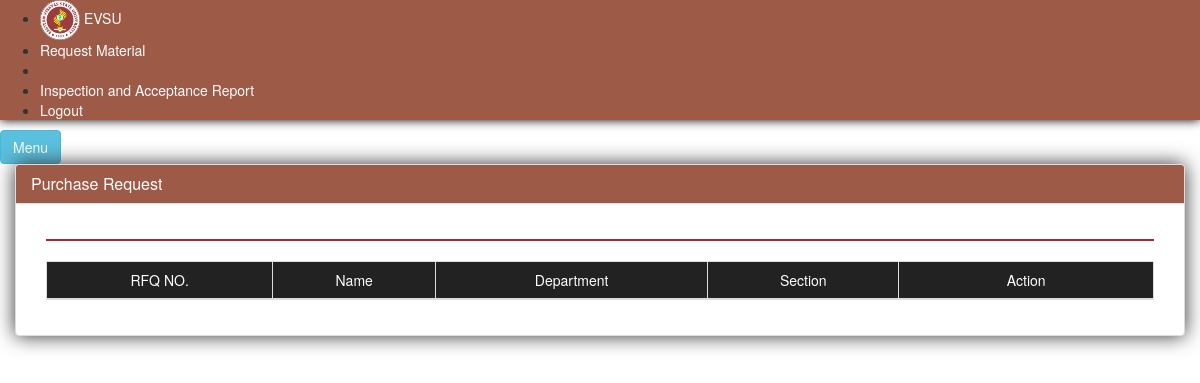
The app's page /index.php/rfq/rfq_list, older data.
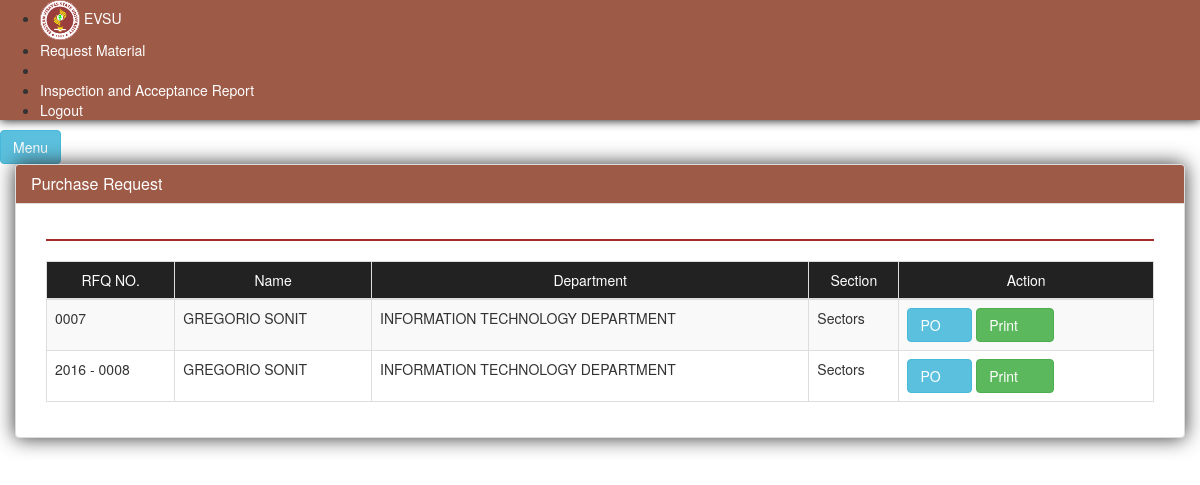
The same page, newer data.
### tables this page shows
CREATE TABLE IF NOT EXISTS `tbl_mat_desc` (
  `id` int(11) NOT NULL,
  `description` text NOT NULL,
  `pid` int(11) NOT NULL,
  `status` int(11) NOT NULL,
  `date_request` date NOT NULL,
  `prno` varchar(20) NOT NULL,
  `section` varchar(50) NOT NULL
);

CREATE TABLE IF NOT EXISTS `tbl_rfq` (
  `id` int(11) NOT NULL,
  `mid` int(11) NOT NULL,
  `rfq_no` varchar(30) NOT NULL,
  `delivery` varchar(60) NOT NULL
);

CREATE TABLE IF NOT EXISTS `tbl_party` (
  `id` int(11) NOT NULL,
  `firstname` varchar(50) NOT NULL,
  `middlename` varchar(50) NOT NULL,
  `lastname` varchar(50) NOT NULL,
  `address` varchar(50) NOT NULL,
  `contact` varchar(50) NOT NULL,
  `email` varchar(50) NOT NULL,
  `department` int(11) NOT NULL,
  `position` int(11) NOT NULL
);

CREATE TABLE IF NOT EXISTS `tbl_department` (
  `id` int(11) NOT NULL,
  `description` varchar(50) NOT NULL,
  `code` varchar(30) NOT NULL
);

### application/libraries/Api.php (called while the page is built, shortened)
<?php
class Api
{
    protected $CI;
    function __construct()
    {
        $this->CI =& get_instance();
    }
    function userMenu($desc)
    {
        $nav['params'] = $desc;
        $this->CI->load->view('include/header');
        $this->CI->load->view('include/nav', $nav);
    }
}

### application/controllers/Rfq.php (called while the page is built, shortened)
<?php
	class Rfq extends CI_Controller
	{
		public function rfq_list()
		{
			$this->load->model('rfq_model');
			$this->api->userMenu('rfq');
			$this->load->view('req_f_quotation/request_for_quotation');
			$this->load->view('include/footer');
		}
	}
?>

### index.php (called while the page is built, shortened)
<?php
require_once BASEPATH.'core/CodeIgniter.php';

### application/models/Rfq_model.php (called while the page is built, shortened)
<?php
	class Rfq_model extends CI_Model
	{
		public function get_rfq_list()
		{
			$this->db->where('status', 2);
			$this->db->where('a.pid = b.id');
			$this->db->where('b.department = c.id');
			$this->db->where('d.mid = a.id');
			$this->db->select('a.id, a.prno, a.section, a.description, b.firstname, b.lastname, c.description as department, d.rfq_no');
			return $this->db->get('tbl_mat_desc a, tbl_party b, tbl_department c, tbl_rfq d')->result_array();
		}
		public function checking_if_exist($mid)
		{
			$this->db->where('mid', $mid);
			return $this->db->get('tbl_po')->num_rows();
		}
	}
?>

### application/views/req_f_quotation/request_for_quotation.php (the view, shortened to what this page needs)
<div id="page-content-wrapper">
  <a href="#menu-toggle" id="menu-toggle" class="btn btn-info">Menu</a>
    <div class="container-fluid padding_zero">
        <div class="row padding_zero">
            <div class="col-lg-12">
                  <div class="panel panel-default" style="box-shadow: 0px 0px 20px rgb(49, 49, 49)">
                  <div class="panel-heading" style="background: rgb(157, 90, 71)" >
                    <h1 class="panel-title" style="color:white">Purchase Request</h1>
                  </div>
                  <div class="panel-body">
                      <div class="col-md-12">
                        <hr style="border: 1px solid brown;" />
                        <div class="tabe table-responsive">
                          <table class="table table-bordered table-hover table-striped">
                            <thead>
                              <tr class="navbar-inverse">
                                <td style="color:white;text-align:center">RFQ NO.</td>
                                <td style="color:white;text-align:center">Name</td>
                                <td style="color:white;text-align:center">Department</td>
                                <td style="color:white;text-align:center">Section</td>
                                <td style="color:white;text-align:center;width:23%">Action</td>
                              </tr>
                            </thead>
                            <tbody>
                            <?php foreach ($this->rfq_model->get_rfq_list() as $key => $value): ?>
                              <tr>
                                <td><?php echo $value['rfq_no'] ?></td>
                                <td><?php echo strtoupper($value['firstname'] . " " . $value['lastname']) ?></td>
                                <td><?php echo strtoupper($value['department']) ?></td>
                                <td><?php echo $value['section'] ?></td>
                                <td>
                                  <?php $x = $this->rfq_model->checking_if_exist($value['id']);
                                    if ($x > 0) { ?>
                                     <a href="/set_prices/<?= $value['id'] ?>" class="btn btn-primary">Set Price&nbsp;&nbsp;<span class="glyphicon glyphicon-cart"></span></a>
                                   <?php }else{ ?>
                                     <a href="#" class="btn btn-info addpo" data-toggle="modal" data-param="<?php echo $value['id'] ?>">PO&nbsp;&nbsp;<span class="glyphicon glyphicon-ok"></span></a>
                                  <?php } ?>
                                  <a href="/print_rfq/<?php echo $value['id'] ?>" class="btn btn-success addmaterial" target="_blank" data-toggle="modal">Print&nbsp;&nbsp;&nbsp;<span class="glyphicon glyphicon-print"></span></a>
                                </td>
                              </tr>
                            <?php endforeach ?>
                            </tbody>
                         </table>
                        </div>
                      </div>
                  </div>
                </div>
            </div>
        </div>
    </div>
</div>

### application/views/include/header.php (shortened to what this page needs)
<!DOCTYPE html>
<html>
  <head>
    <link href="<?=base_url()?>assets/css/select2.min.css" rel="stylesheet">
    <link href="<?=base_url()?>assets/css/bootstrap.min.css" rel="stylesheet">
    <link href="<?=base_url()?>assets/css/simple-sidebar.css" rel="stylesheet">
    <link href="<?=base_url()?>assets/css/bootstrap-theme.min.css" rel="stylesheet">
    <link href="<?=base_url()?>assets/css/jquery.dataTables.min.css" rel="stylesheet">
    <link rel="stylesheet" href="<?=base_url()?>assets/css/style.css">
  </head>
  <body>

### application/views/include/nav.php (shortened to what this page needs)
<div id="wrapper">
    <div id="sidebar-wrapper" style="background: rgb(157, 90, 71);box-shadow: 0px 0px 10px black">
        <ul class="sidebar-nav">
            <li class="sidebar-brand" style="padding:0;margin:0 auto">
                <a href="#" style="color:#fff">
                  <img src="../assets/images/EVSU.jpg" alt="x" width="40" style="border-radius:20px"/> EVSU
                </a>
            </li>
            <?php if($this->session->userdata('usertype') == 1) { ?>
            <!-- <li>
                <a href="/user_registration" style="color:#fff">Student Registration</a>
            </li> -->
            <li>
                <a href="/users_req_list" class="<?=  ($params == 'request') ? 'active' : '' ?>" style="color:#fff">Users Registration List</a>
            </li>
            <li>
                <a href="/list_req_mat" class="<?=  ($params == 'list_request_mat') ? 'active' : '' ?>" style="color:#fff;">List of Material Request</a>
            </li>
            <li>
                <a href="/pr" class="<?= ($params == 'pr') ? 'active' : '' ?>" style="color:#fff;">Purchase Request</a>
            </li>
            <li>
                <a href="/rfq" class="<?=  ($params == 'rfq') ? 'active' : '' ?>" style="color:#fff;">Request For Quotation</a>
            </li>
            <li>
                <a href="/po_list" class="<?=  ($params == 'po') ? 'active' : '' ?>" style="color:#fff;">Purchase Order</a>
            </li>
            <?php } else { ?>
            <li>
                <a href="/request_material" class="<?=  ($params == 'request_mat') ? 'active' : '' ?>" style="color:#fff;">Request Material</a>
            </li>
            <li>
            </li>
            <?php } ?>
            <li>
                <a href="/request_material" class="<?=  ($params == 'request_mat') ? 'active' : '' ?>" style="color:#fff;">Inspection and Acceptance Report</a>
            </li>
            <li>
                <a href="/login/logout" style="color:white">Logout</a>
            </li>
        </ul>
    </div>

### application/views/include/footer.php (shortened to what this page needs)
  </body>
</html>

Row changes from the older to the newer data that the page shows:
added tbl_mat_desc: tbl_rfq.rfq_no "0007", tbl_party.firstname+lastname "GREGORIO SONIT", tbl_department.description "INFORMATION TECHNOLOGY DEPARTMENT", section "Sectors", tbl_rfq.rfq_no "2016 - 0008"
